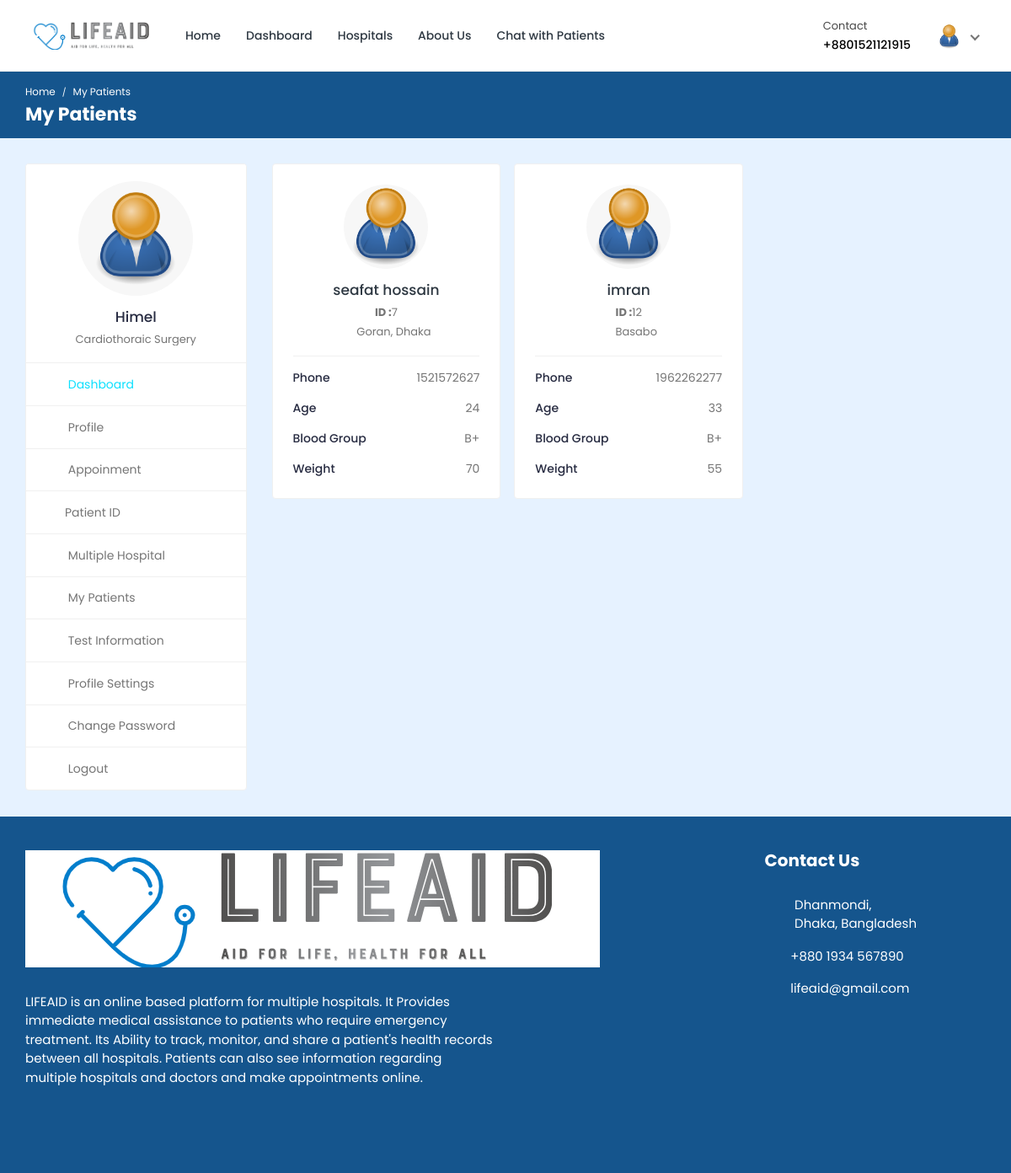
The app's page /doctor/my-patients/ (signed in), older data.
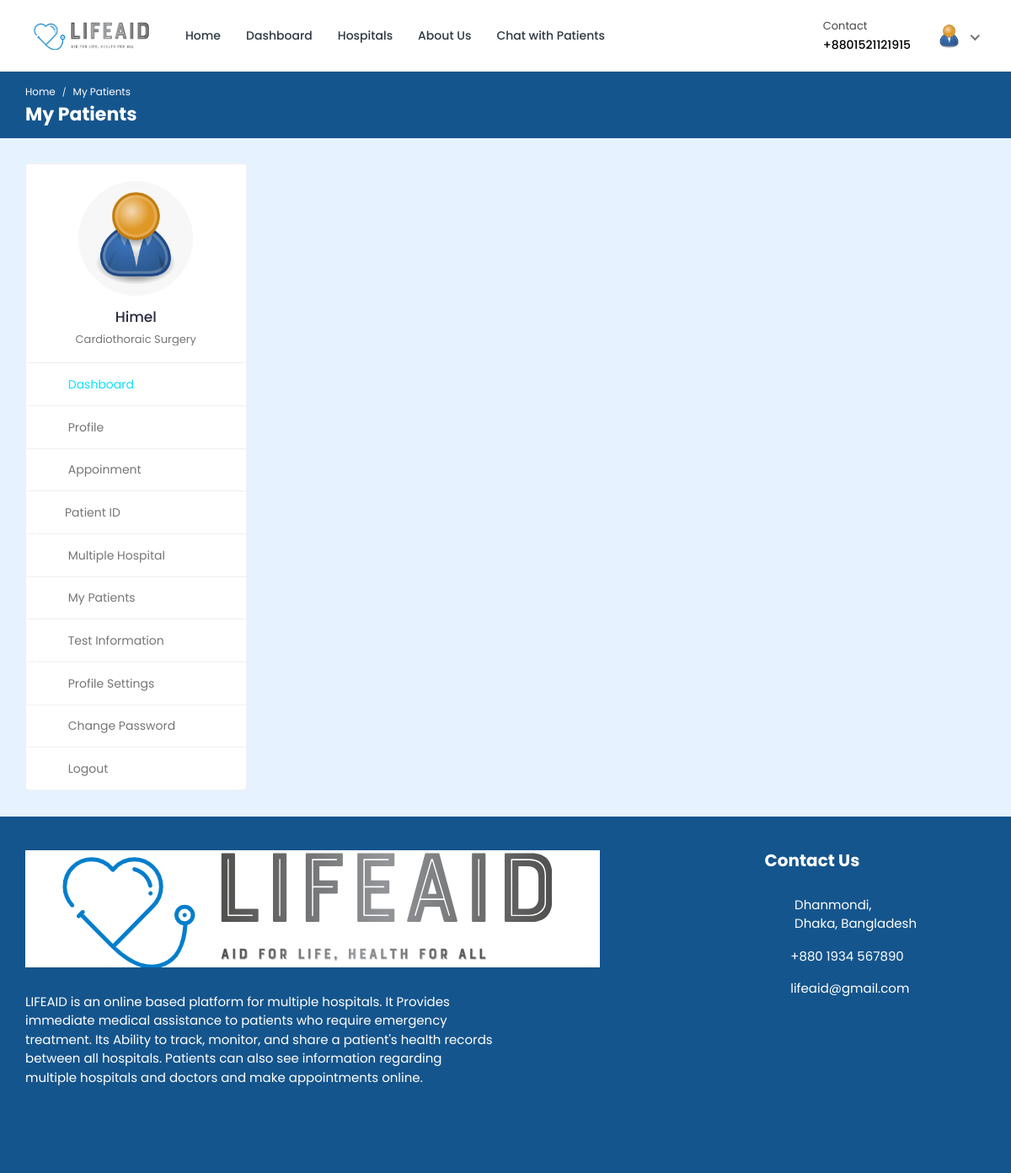
The same page, newer data.
### doctor/models.py (models this page shows, shortened)
class Doctor_Information(models.Model):
    DOCTOR_TYPE = (
        ('Cardiologists', 'Cardiologists'),
        ('Neurologists', 'Neurologists'),
        ('Pediatricians', 'Pediatricians'),
        ('Physiatrists', 'Physiatrists'),
        ('Dermatologists', 'Dermatologists'),
    )
    doctor_id = models.AutoField(primary_key=True)
    user = models.OneToOneField(User, on_delete=models.CASCADE, null=True, blank=True, related_name='profile')
    name = models.CharField(max_length=200, null=True, blank=True)
    username = models.CharField(max_length=200, null=True, blank=True)
    gender = models.CharField(max_length=200, null=True, blank=True)
    description = models.TextField(max_length=1000, null=True, blank=True)
    department = models.CharField(max_length=200, choices=DOCTOR_TYPE, null=True, blank=True)
    department_name = models.ForeignKey(hospital_department, on_delete=models.SET_NULL, null=True, blank=True)
    specialization = models.ForeignKey(specialization, on_delete=models.SET_NULL, null=True, blank=True)
    featured_image = models.ImageField(upload_to='doctors/', default='doctors/user-default.png', null=True, blank=True)
    certificate_image = models.ImageField(upload_to='doctors_certificate/', default='doctors_certificate/default.png', null=True, blank=True)
    email = models.EmailField(max_length=200, null=True, blank=True)
    phone_number = models.CharField(max_length=200, null=True, blank=True)
    nid = models.CharField(max_length=200, null=True, blank=True)
    visiting_hour = models.CharField(max_length=200, null=True, blank=True)
    consultation_fee = models.IntegerField(null=True, blank=True)
    report_fee = models.IntegerField(null=True, blank=True)
    dob = models.CharField(max_length=200, null=True, blank=True)
    institute = models.CharField(max_length=200, null=True, blank=True)
    degree = models.CharField(max_length=200, null=True, blank=True)
    completion_year = models.CharField(max_length=200, null=True, blank=True)
    work_place = models.CharField(max_length=200, null=True, blank=True)
    designation = models.CharField(max_length=200, null=True, blank=True)
    start_year = models.CharField(max_length=200, null=True, blank=True)
    end_year = models.CharField(max_length=200, null=True, blank=True)
    register_status =  models.CharField(max_length=200, null=True, blank=True)
    hospital_name = models.ForeignKey(Hospital_Information, on_delete=models.SET_NULL, null=True, blank=True)

class Appointment(models.Model):
    APPOINTMENT_TYPE = (
        ('report', 'report'),
        ('checkup', 'checkup'),
    )
    APPOINTMENT_STATUS = (
        ('pending', 'pending'),
        ('confirmed', 'confirmed'),
        ('cancelled', 'cancelled'),
    )
    id = models.AutoField(primary_key=True)
    date = models.DateField(null=True, blank=True)
    time = models.CharField(max_length=200, null=True, blank=True)
    doctor = models.ForeignKey(Doctor_Information, on_delete=models.CASCADE, null=True, blank=True)
    patient = models.ForeignKey(Patient, on_delete=models.CASCADE, null=True, blank=True)
    appointment_type = models.CharField(max_length=200, choices=APPOINTMENT_TYPE)
    appointment_status = models.CharField(max_length=200, choices=APPOINTMENT_STATUS)
    serial_number = models.CharField(max_length=200, null=True, blank=True)
    payment_status = models.CharField(max_length=200, null=True, blank=True, default='pending')
    transaction_id = models.CharField(max_length=255, null=True, blank=True)
    message = models.CharField(max_length=255, null=True, blank=True)

### hospital_admin/models.py (models this page shows, shortened)
class specialization(models.Model):
    specialization_id = models.AutoField(primary_key=True)
    specialization_name = models.CharField(max_length=200, null=True, blank=True)
    hospital = models.ForeignKey(Hospital_Information, on_delete=models.CASCADE, null=True, blank=True)

### hospital/models.py (models this page shows, shortened)
class Patient(models.Model):
    patient_id = models.AutoField(primary_key=True)
    user = models.OneToOneField(User, on_delete=models.CASCADE, null=True, blank=True, related_name='patient')
    name = models.CharField(max_length=200, null=True, blank=True)
    username = models.CharField(max_length=200, null=True, blank=True)
    age = models.IntegerField(null=True, blank=True)
    email = models.EmailField(max_length=200, null=True, blank=True)
    phone_number = models.IntegerField(null=True, blank=True)
    address = models.CharField(max_length=200, null=True, blank=True)
    featured_image = models.ImageField(upload_to='patients/', default='patients/user-default.png', null=True, blank=True)
    blood_group = models.CharField(max_length=200, null=True, blank=True)
    history = models.CharField(max_length=200, null=True, blank=True)
    dob = models.CharField(max_length=200, null=True, blank=True)
    nid = models.CharField(max_length=200, null=True, blank=True)
    weight = models.IntegerField(null=True, blank=True)
    serial_number = models.CharField(max_length=200, null=True, blank=True)
    login_status = models.CharField(max_length=200, null=True, blank=True, default="offline")

### doctor/views.py (the view)
# urls.py: path('my-patients/', views.my_patients, name='my-patients'),
@csrf_exempt
@login_required(login_url="doctor-login")
def my_patients(request):
    if request.user.is_doctor:
        doctor = Doctor_Information.objects.get(user=request.user)
        appointments = Appointment.objects.filter(doctor=doctor).filter(appointment_status='confirmed')
    else:
        redirect('doctor-logout')
    context = {'doctor': doctor, 'appointments': appointments}
    return render(request, 'my-patients.html', context)

### templates/my-patients.html (shortened to what this page needs)
{% load static %}
<!DOCTYPE html>
<html lang="en">
<head>
		<link rel="stylesheet" href="{% static 'HealthStack-System/css/Normal/bootstrap.min.css' %}">
		<link rel="stylesheet" href="{% static 'HealthStack-System/plugins/Normal/fontawesome/css/fontawesome.min.css' %}">
		<link rel="stylesheet" href="{% static 'HealthStack-System/plugins/Normal/fontawesome/css/all.min.css' %}">
		<link rel="stylesheet" href="{% static 'HealthStack-System/css/Normal/style.css' %}">
	</head>
	<body>
		<div class="main-wrapper">
			<header class="header">{% include 'doctor-navbar.html' %}</header>
			<div class="breadcrumb-bar">
				<div class="container-fluid">
					<div class="row align-items-center">
						<div class="col-md-12 col-12">
							<nav aria-label="breadcrumb" class="page-breadcrumb">
								<ol class="breadcrumb">
									<li class="breadcrumb-item"><a href="{% url 'doctor-dashboard' %}">Home</a></li>
									<li class="breadcrumb-item active" aria-current="page">My Patients</li>
								</ol>
							</nav>
							<h2 class="breadcrumb-title">My Patients</h2>
						</div>
					</div>
				</div>
			</div>
			<div class="content">
				<div class="container-fluid">
					<div class="row">
						<div class="col-md-5 col-lg-4 col-xl-3 theiaStickySidebar">
							<div>{% include 'doctor-sidebar.html' %}</div>
						</div>
						<div class="col-md-7 col-lg-8 col-xl-9">
							<div class="row row-grid">
								{% for appointment in appointments %}
								<div class="col-md-6 col-lg-4 col-xl-3">
									<div class="card widget-profile pat-widget-profile">
										<div class="card-body">
											<div class="pro-widget-content">
												<div class="profile-info-widget">
													<a href="{% url 'patient-profile' pk=appointment.patient.patient_id %}" class="booking-doc-img">
														<img src="{{appointment.patient.featured_image.url}}" alt="User Image">
													</a>
													<div class="profile-det-info">
														<h3><a href="{% url 'patient-profile' pk=appointment.patient.patient_id %}">{{appointment.patient.name}}</a></h3>
														<div class="patient-details">
															<h5><b>ID :</b>{{appointment.patient.patient_id}}</h5>
															<h5 class="mb-0"><i class="fas fa-map-marker-alt"></i>{{appointment.patient.address}}</h5>
														</div>
													</div>
												</div>
											</div>
											<div class="patient-info">
												<ul>
													<li>Phone <span>{{appointment.patient.phone_number}}</span></li>
													<li>Age <span>{{appointment.patient.age}}</span></li>
													<li>Blood Group <span>{{appointment.patient.blood_group}}</span></li>
													<li>Weight <span>{{appointment.patient.weight}}</span></li>
												</ul>
											</div>
										</div>
									</div>
								</div>
								{% endfor %}
							</div>
						</div>
					</div>
				</div>
			</div>
			{% include 'footer.html' %}
		</div>
	</body>
</html>

### templates/doctor-navbar.html (shortened to what this page needs)
{% load static %}
<nav class="navbar navbar-expand-lg header-nav">
  <div class="navbar-header">
    <a href="{% url 'hospital_home'%}" class="navbar-brand logo">
      <img
        src="{% static 'HealthStack-System/images/Normal/logo.png' %}"
        class="img-fluid"
        alt="Logo"
      />
    </a>
  </div>
  <div class="main-menu-wrapper">
    <ul class="main-nav">
      <li>
        <a href="{% url 'hospital_home'%}">Home</a>
      </li>
      <li>
        <a href="{% url 'doctor-dashboard'%}">Dashboard</a>
      </li>
      <li><a href="{% url 'multiple-hospital' %}" style="text-decoration: none;">Hospitals</a></li>
      <li>
        <a href="{% url 'about-us'%}">About Us</a>
      </li>
      <li>
        <a href="{% url 'chat-home' pk=user.id %}">Chat with Patients</a>
      </li>
    </ul>
  </div>
  <ul class="nav header-navbar-rht">
    <li class="nav-item contact-item">
      <div class="header-contact-img">
        <i class="far fa-hospital"></i>
      </div>
      <div class="header-contact-detail">
        <p class="contact-header">Contact</p>
        <p class="contact-info-header">+88{{doctor.phone_number}}</p>
      </div>
    </li>
    <li class="nav-item dropdown has-arrow logged-item">
      <a href="#" class="dropdown-toggle nav-link" data-toggle="dropdown">
        <span class="user-img">
          <img
            class="rounded-circle"
            src="{{ doctor.featured_image.url }}"
            width="31"
            alt="Darren Elder"
          />
        </span>
      </a>
    </li>
  </ul>
</nav>

### templates/doctor-sidebar.html (shortened to what this page needs)
{% load static %}
<div class="profile-sidebar">
  <div class="widget-profile pro-widget-content">
    <div class="profile-info-widget">
      <a href="#" class="booking-doc-img">
        <img
          src="{{ doctor.featured_image.url }}"
          alt="User Image"
        />
      </a>
      <div class="profile-det-info">
        <h3>{{ doctor.name }}</h3>
        <div class="patient-details">
          <h5 class="mb-0">{{doctor.specialization.specialization_name}}</h5>
        </div>
      </div>
    </div>
  </div>
  <div class="dashboard-widget">
    <nav class="dashboard-menu sidebar">
      <ul>
        <li class="active">
          <a href="{% url 'doctor-dashboard' %}">
            <i class="fas fa-columns"></i>
            <span>Dashboard</span>
          </a>
        </li>
        <li>
        <a href="{% url 'doctor-profile' pk=doctor.doctor_id %}">
          <i class="fas fa-user"></i>
          <span>Profile</span>
        </a>
      </li>
        <li>
          <a href="{% url 'appointments'%}">
            <i class="fas fa-user-circle"></i>
            <span>Appoinment</span>
          </a>
        </li>
        <li class="nav-item has-submenu">
            <a href="#" class="nav-link"><i class="fas fa-search"></i><span>Patient ID</span></a>
        </li>
        <li>
          <a href="{% url 'multiple-hospital' %}">
            <i class="fas fa-hospital"></i>
            <span>Multiple Hospital</span>
          </a>
      </li>
        <li>
          <a href="{% url 'my-patients' %}">
            <i class="fas fa-user-injured"></i>
            <span>My Patients</span>
          </a>
        </li>
        <li>
          <a href="{% url 'doctor-test-list'%}" target="_blank">
            <i class="fas fa-hourglass-start"></i>
            <span>Test Information</span>
          </a>
        </li>
        <li>
          <a
            href="{% url 'doctor-profile-settings' %}"
          >
            <i class="fas fa-user-cog"></i>
            <span>Profile Settings</span>
          </a>
        </li>
        <li>
          <a href="{% url 'doctor-change-password' pk=user.id%}">
            <i class="fas fa-lock"></i>
            <span>Change Password</span>
          </a>
        </li>
        <li>
          <a href="{% url 'doctor-logout'%}">
            <i class="fas fa-sign-out-alt"></i>
            <span>Logout</span>
          </a>
        </li>
      </ul>
    </nav>
  </div>
</div>

### templates/footer.html
{% load static %}
<footer class="footer">
    <div class="footer-top">
      <div class="container-fluid">
        <div class="row">
          <div class="col-lg-6 col-md-6">
            <div class="footer-widget footer-about">
              <div class="footer-logo">
                <img
                  src="{% static 'HealthStack-System/images/Normal/logo.png' %}"
                  alt="logo"
                />
              </div>
              <div class="footer-about-content">
                <p>
                  LIFEAID is an online based platform for multiple hospitals. It Provides immediate medical assistance to patients who require emergency treatment. Its Ability to track, monitor, and share a patient's health records between all hospitals. Patients can also see information regarding multiple hospitals and doctors and make appointments online.
                </p>
                <br>
                <div class="social-icon">
                  <ul>
                    <li>
                      <a href="#" target="_blank"
                        ><i class="fab fa-facebook-f"></i>
                      </a>
                    </li>
                    <li>
                      <a href="#" target="_blank"
                        ><i class="fab fa-twitter"></i>
                      </a>
                    </li>
                    <li>
                      <a href="#" target="_blank"
                        ><i class="fab fa-linkedin-in"></i
                      ></a>
                    </li>
                    <li>
                      <a href="#" target="_blank"
                        ><i class="fab fa-instagram"></i
                      ></a>
                    </li>
                    <li>
                      <a href="#" target="_blank"
                        ><i class="fab fa-dribbble"></i>
                      </a>
                    </li>
                  </ul>
                </div>
              </div>
            </div>
          </div>
          <div class="col-lg-3 col-md-6">
          </div>
          <div class="col-lg-3 col-md-6">
            <div class="footer-widget footer-contact">
              <h2 class="footer-title">Contact Us</h2>
              <div class="footer-contact-info">
                <div class="footer-address">
                  <span><i class="fas fa-map-marker-alt"></i></span>
                  <p>
                    Dhanmondi,<br />
                    Dhaka, Bangladesh
                  </p>
                </div>
                <p>
                  <i class="fas fa-phone-alt"></i>
                  +880 1934 567890
                </p>
                <p class="mb-0">
                  <i class="fas fa-envelope"></i>
                  lifeaid@gmail.com
                </p>
              </div>
            </div>
          </div>
        </div>
      </div>
    </div>
  </footer>

Row changes from the older to the newer data that the page shows:
removed Appointment: patient.featured_image (placeholder picture), patient.name "seafat hossain", patient.patient_id "7", patient.address "Goran, Dhaka", patient.phone_number "1521572627", patient.age "24", patient.blood_group "B+", patient.weight "70"
removed Appointment: patient.featured_image (placeholder picture), patient.name "imran", patient.patient_id "12", patient.address "Basabo", patient.phone_number "1962262277", patient.age "33", patient.blood_group "B+", patient.weight "55"
